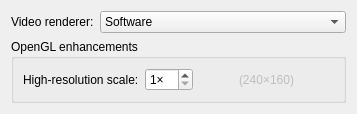
     <widget class="QWidget" name="enhancements">
      <layout class="QFormLayout" name="formLayout_6">
       <item row="0" column="0">
        <widget class="QLabel" name="label_36">
         <property name="text">
          <string>Video renderer:</string>
         </property>
        </widget>
       </item>
       <item row="0" column="1">
        <widget class="QComboBox" name="hwaccelVideo">
         <item>
          <property name="text">
           <string>Software</string>
          </property>
         </item>
         <item>
          <property name="text">
           <string>OpenGL</string>
          </property>
         </item>
        </widget>
       </item>
       <item row="1" column="0" colspan="2">
        <widget class="QGroupBox" name="oglEnhance">
         <property name="title">
          <string>OpenGL enhancements</string>
         </property>
         <layout class="QFormLayout" name="formLayout_7">
          <item row="0" column="0">
           <widget class="QLabel" name="label_37">
            <property name="text">
             <string>High-resolution scale:</string>
            </property>
           </widget>
          </item>
          <item row="0" column="1">
           <layout class="QHBoxLayout" name="horizontalLayout_18">
            <item>
             <widget class="QSpinBox" name="videoScale">
              <property name="suffix">
               <string notr="true">×</string>
              </property>
              <property name="minimum">
               <number>1</number>
              </property>
              <property name="maximum">
               <number>16</number>
              </property>
             </widget>
            </item>
            <item>
             <spacer name="horizontalSpacer">
              <property name="orientation">
               <enum>Qt::Horizontal</enum>
              </property>
              <property name="sizeHint" stdset="0">
               <size>
                <width>40</width>
                <height>20</height>
               </size>
              </property>
             </spacer>
            </item>
            <item>
             <widget class="QLabel" name="videoScaleSize">
              <property name="enabled">
               <bool>false</bool>
              </property>
              <property name="text">
               <string>(240×160)</string>
              </property>
             </widget>
            </item>
            <item>
             <spacer name="horizontalSpacer_2">
              <property name="orientation">
               <enum>Qt::Horizontal</enum>
              </property>
              <property name="sizeHint" stdset="0">
               <size>
                <width>40</width>
                <height>20</height>
               </size>
              </property>
             </spacer>
            </item>
           </layout>
          </item>
         </layout>
        </widget>
       </item>
      </layout>
     </widget>
